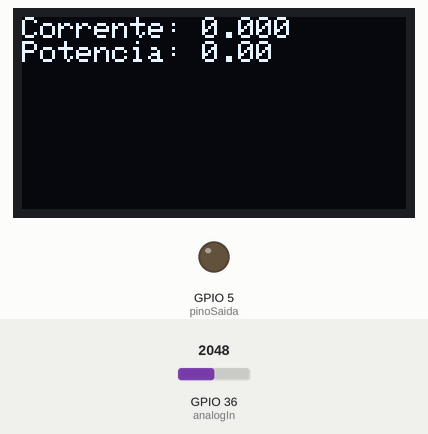
This sketch was run on a simulated ESP32. Shown: 128×64 one-colour display, output pins drawn as LEDs (lit = HIGH). Inputs (shaded band) come from the test bench; at power-on: GPIO 36 (analogIn) = 2048. WiFi joins after 1.5 s; servers stay silent unless stated; no MQTT or app messages arrive unless stated; what the sketch prints to the serial monitor is not drawn.

Above: at 3.2 s.
3.3 s: GPIO 36 (analogIn) set to 2358
8.9 s: GPIO 36 (analogIn) set to 2476
At 12.8 s:
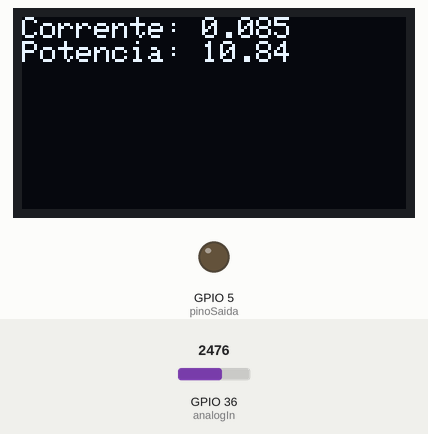
14.5 s: GPIO 36 (analogIn) set to 2866
At 17.7 s:
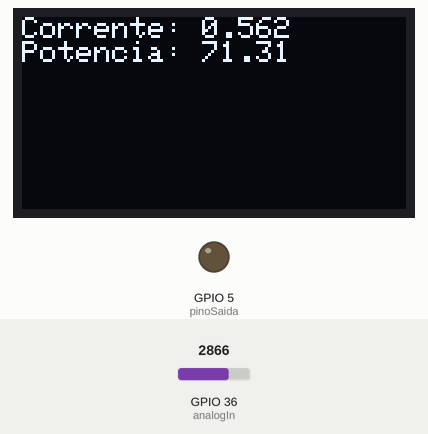
Timing chart, 0 to 19.2 s (numbered marks = the images above; inputs shaded):
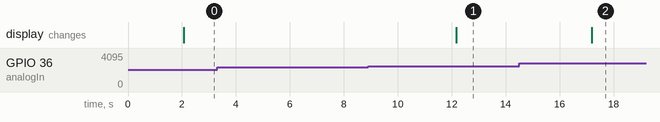

Measured:
- the behaviour switches between 2406 and 2407 on GPIO 36 (analogIn) (found by bisection; images 0 and 1)
- after the input at 3.3 s, every drawn part: stays the same
- after the input at 8.9 s, the display: changes after 3.3 s (image 1)
- after the input at 14.5 s, the display: changes after 2.7 s (image 2)

The sketch:

sketch_oct24a.ino
```cpp
#include <Wire.h>              // Biblioteca para comunicação I2C, necessária para controlar o display OLED.
#include <Adafruit_GFX.h>      // Biblioteca para suporte gráfico em displays, usada em conjunto com o display OLED.
#include <Adafruit_SSD1306.h>  // Biblioteca específica para controle do display OLED modelo SSD1306.
#include <WiFi.h>              // Biblioteca para permitir a conexão do ESP32 a redes Wi-Fi.
#include <WebServer.h>         // Biblioteca para criar e gerenciar um servidor HTTP.
#include <PubSubClient.h>      // Biblioteca para comunicação com um broker MQTT, permitindo a publicação e assinatura de tópicos.

// Define as dimensões do display OLED em pixels.
#define SCREEN_WIDTH 128       // Largura do display (128 pixels).
#define SCREEN_HEIGHT 64       // Altura do display (64 pixels).
#define OLED_RESET -1          // Define o pino de reset do display (não é usado com o ESP32).
Adafruit_SSD1306 display(SCREEN_WIDTH, SCREEN_HEIGHT, &Wire, OLED_RESET);  // Cria um objeto `display` para o OLED com as configurações definidas.

// Definições de pinos e variáveis para o sensor de corrente ACS712.
const int analogIn = 36;       // Pino analógico VP (GPIO36) utilizado para a leitura do sinal do sensor de corrente ACS712.
const int pinoSaida = 5;       // Pino digital 5 que será acionado com base na leitura da corrente.
int mVperAmp = 66;             // Sensibilidade do sensor ACS712 em mV por Ampere (66 mV/A para o modelo de 30A).
int ACSoffset = 2500;          // Offset de calibração do sensor, em mV, usado para medir correntes AC.
double Voltage = 0;            // Variável para armazenar a tensão medida no pino analógico.
double Amps = 0;               // Variável para armazenar a corrente medida, em amperes.

// Credenciais da rede Wi-Fi (nome e senha).
const char* ssid = "Sua rede";      // Nome (SSID) da rede Wi-Fi à qual o ESP32 se conectará.
const char* password = "Sua senha";   // Senha da rede Wi-Fi.
const char* mqttServer = "IP servidor MQTT"; // Endereço IP do broker MQTT para conexão.
const int mqttPort = 1883;             // Porta usada pelo broker MQTT (1883 é a porta padrão).

String ipAddress;                      // Variável para armazenar o endereço IP do ESP32 após conexão à rede.
WiFiClient wifiClient;                 // Cliente Wi-Fi para permitir a comunicação com o broker MQTT.
PubSubClient mqttClient(wifiClient);   // Cliente MQTT configurado usando o cliente Wi-Fi.
WebServer server(80);                  // Criação de um servidor HTTP na porta 80 para receber requisições.

// Configuração inicial do dispositivo.
void setup() {
  Serial.begin(115200);                     // Inicializa a porta serial com a taxa de 115200 baud para depuração.
  Serial.println("Inicializando...");       // Mensagem de depuração indicando início da configuração.

  // Inicializa o display OLED e verifica se foi bem-sucedida.
  if (!display.begin(SSD1306_SWITCHCAPVCC, 0x3C)) {  // Tenta iniciar o display na comunicação I2C (endereço 0x3C).
    Serial.println("Falha ao inicializar o display OLED"); // Mensagem de erro caso o display não inicialize.
    while (true);                                    // Entra em um loop infinito para interromper o programa em caso de falha.
  }
  display.clearDisplay();                            // Limpa o conteúdo do display.
  display.setTextColor(SSD1306_WHITE);               // Configura a cor do texto para branco.

  // Configuração do pino digital para controle do relé ou outro dispositivo.
  pinMode(pinoSaida, OUTPUT);                        // Define o pino de saída como saída digital.
  digitalWrite(pinoSaida, LOW);                      // Inicializa o pino na condição desligada (LOW).

  // Conexão à rede Wi-Fi.
  WiFi.begin(ssid, password);                        // Inicia a tentativa de conexão com a rede Wi-Fi.
  while (WiFi.status() != WL_CONNECTED) {            // Verifica continuamente se o ESP32 está conectado.
    delay(1000);                                     // Aguarda 1 segundo entre cada tentativa de verificação.
    Serial.println("Conectando ao WiFi...");         // Imprime no monitor serial uma mensagem de status de conexão.
  }
  ipAddress = WiFi.localIP().toString();             // Armazena o endereço IP do ESP32 como string.
  Serial.print("Conectado ao WiFi com IP: ");        // Imprime uma mensagem de sucesso na conexão.
  Serial.println(ipAddress);

  // Configuração do servidor HTTP.
  server.on("/", handleRoot);                        // Define que a função `handleRoot` será chamada quando houver requisições à raiz do servidor.
  server.begin();                                    // Inicia o servidor HTTP.

  // Configuração do cliente MQTT.
  mqttClient.setServer(mqttServer, mqttPort);        // Define o endereço do servidor MQTT e a porta.
}

// Função que é chamada continuamente para manter o funcionamento do dispositivo.
void loop() {
  server.handleClient();                             // Processa requisições de clientes conectados ao servidor HTTP.

  // Chama a função para calcular a corrente medida pelo sensor.
  Calcula_corrente();                                // Atualiza a variável `Amps` com o valor da corrente medida.
  exibeDisplay();                                    // Atualiza o display OLED com a leitura da corrente.

  // Verifica se o cliente MQTT está conectado, caso contrário, tenta reconectar.
  if (!mqttClient.connected()) {
    reconnectMQTT();                                 // Chama a função para tentar a reconexão ao broker MQTT.
  }
  mqttClient.loop();                                 // Mantém a conexão com o broker MQTT ativa e processa mensagens.

  // Prepara e publica as leituras de corrente e potência nos tópicos MQTT.
  String ipAddressStr = String(ipAddress);           // Converte o IP para uma string.
  String correnteStr = String(Amps, 3);              // Converte a corrente medida para uma string com 3 casas decimais.
  String potenciaStr = String(Amps * 127);           // Calcula a potência (assumindo 127V) e converte para string.

  // Publica os valores de corrente, potência e IP nos respectivos tópicos do broker MQTT.
  mqttClient.publish("Casa/Monitoramento_Energia/corrente", correnteStr.c_str());
  mqttClient.publish("Casa/Monitoramento_Energia/potencia", potenciaStr.c_str());
  mqttClient.publish("Casa/Monitoramento_Energia/Ipv4 rede local do esp32", ipAddressStr.c_str());

  // Publica o estado do relé com base na corrente medida.
  if (Amps == 0) {
    mqttClient.publish("Casa/Monitoramento_Energia/rele", "Desligado"); // Indica que o relé está desligado.
  } else {
    mqttClient.publish("Casa/Monitoramento_Energia/rele", "Ligado");    // Indica que o relé está ligado.
  }

  delay(5000);                                       // Aguarda 5 segundos antes da próxima execução do loop.
}

// Função que gera e envia a página HTML da raiz do servidor HTTP.
void handleRoot() {
  String html = "<html><head><title>Monitor de Corrente</title>"; // Cabeçalho HTML com título da página.
  html += "<style>body{font-family: Arial; text-align: center;}</style></head><body>"; // Estiliza a página.
  html += "<h1>Monitor de Corrente</h1>";                      // Título da página.
  html += "<p><strong>Corrente RMS:</strong> " + String(Amps, 3) + " A</p>"; // Mostra a corrente medida.
  html += "<p><strong>Potência Aparente:</strong> " + String(Amps * 127) + " WATTS</p>"; // Mostra a potência.
  html += "<p><strong>Endereço IP:</strong> " + ipAddress + "</p>"; // Mostra o endereço IP do ESP32.
  html += "</body></html>";
  server.send(200, "text/html", html);               // Envia a página HTML ao cliente que fez a requisição.
}

// Função que realiza a leitura do sensor de corrente e calcula a corrente em amperes.
void Calcula_corrente() {
  int RawValue = analogRead(analogIn);               // Lê o valor bruto do pino analógico (0 a 4095).
  Voltage = (RawValue / 4095.0) * 3300;              // Converte o valor bruto para milivolts (0 a 3300 mV).
  Amps = (((Voltage - ACSoffset) / mVperAmp) / 10 + 0.850); // Calcula a corrente em amperes com compensação.

  // Verifica se a corrente é negativa e corrige para zero.
  if (Amps < 0) {
    Amps = 0;                                        // Ajusta a corrente para zero se for negativa.
  }
}

// Função que exibe as informações no display OLED.
void exibeDisplay() {
  display.clearDisplay();                            // Limpa o display antes de escrever novas informações.
  display.setTextSize(1);                            // Define o tamanho do texto para 1.
  display.setCursor(0, 0);                           // Posiciona o cursor na posição (0, 0).
  display.print("Corrente: ");                       // Exibe o texto "Corrente: ".
  display.println(Amps, 3);                          // Exibe o valor da corrente com 3 casas decimais.
  display.print("Potencia: ");                       // Exibe o texto "Potencia: ".
  display.println(Amps * 127);                       // Exibe o valor da potência.
  display.display();                                 // Atualiza o display com as informações.
}

// Função para reconectar ao broker MQTT.
void reconnectMQTT() {
  while (!mqttClient.connected()) {                  // Verifica se o cliente MQTT está desconectado.
    Serial.println("Tentando reconectar ao broker MQTT..."); // Imprime mensagem de tentativa de reconexão.
    if (mqttClient.connect("ESP32Monitor")) {        // Tenta conectar ao broker com o nome "ESP32Monitor".
      Serial.println("Conectado ao broker MQTT!");   // Mensagem de sucesso na conexão.
    } else {
      Serial.print("Falha na conexao, erro: ");      // Mensagem de erro com o código de falha.
      Serial.println(mqttClient.state());            // Exibe o código do estado do cliente MQTT.
      delay(5000);                                   // Aguarda 5 segundos antes de tentar novamente.
    }
  }
}
```
